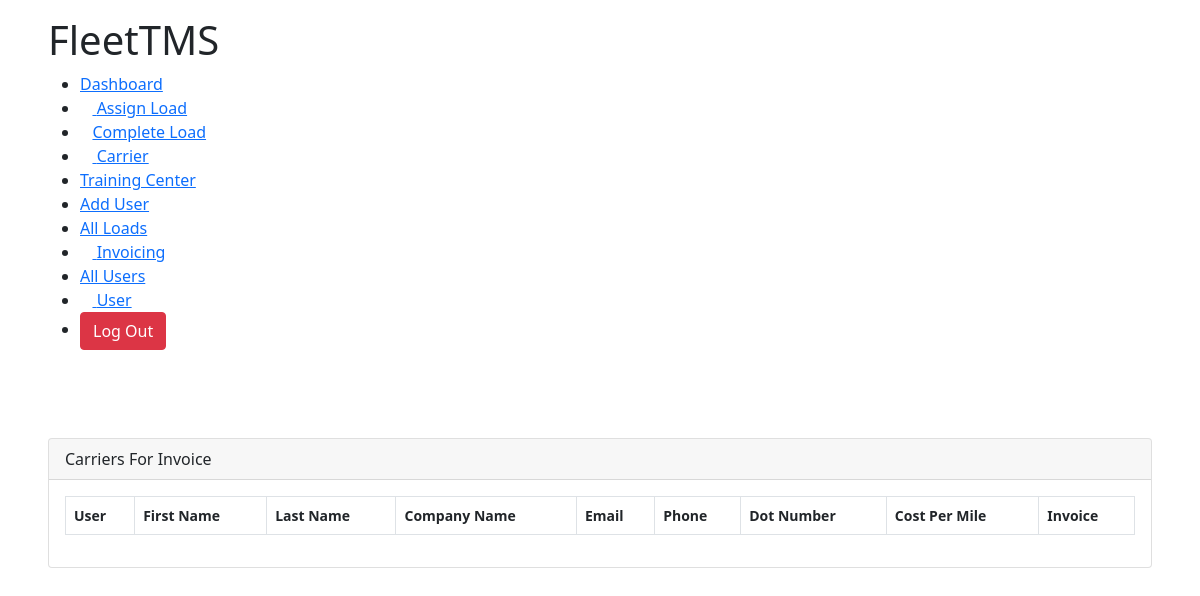
The page /all_invoice (signed in) on the database as committed earlier.
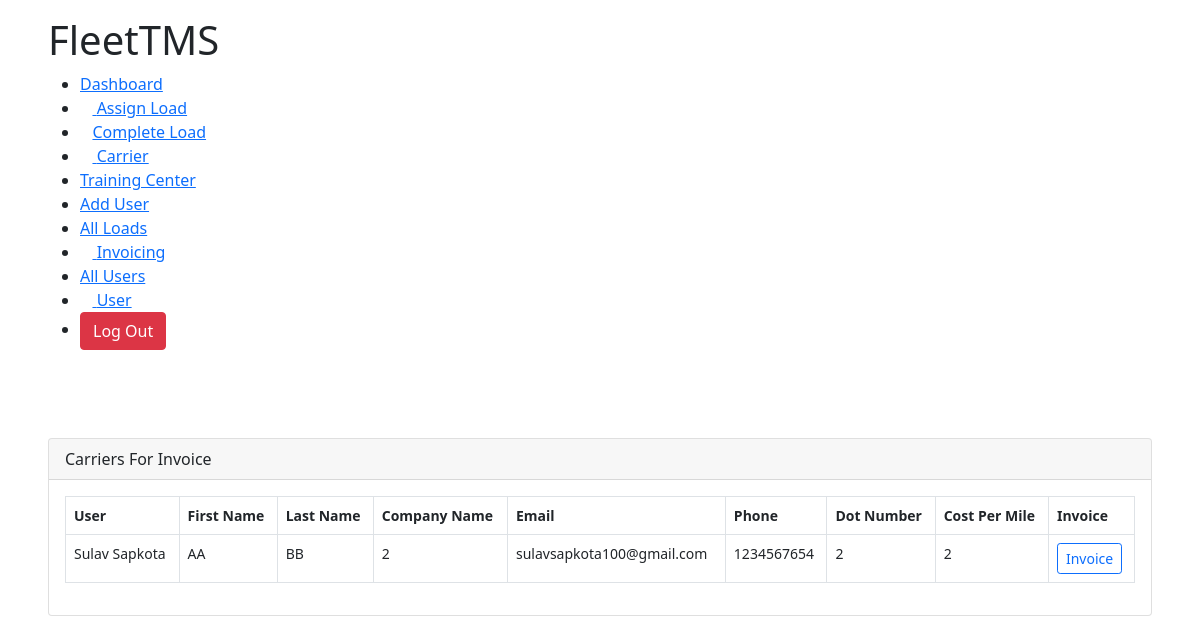
The same page on the database as committed later.
### TMSTruck/models.py (models this page shows, shortened)
class Carrier(models.Model):
	user					= models.ForeignKey(Account,on_delete=models.CASCADE,null=True,blank=True)
	firstName 				= models.CharField(max_length=100,null=True)
	lastName				= models.CharField(max_length=100,null=True)
	company 				= models.CharField(max_length=100,null=True)
	email					= models.EmailField(max_length=100,null=True)
	phone					= models.IntegerField(null=True)
	mc_number 				= models.IntegerField(null=True)
	dot_number				= models.IntegerField(null=True)
	factoring_phone			= models.IntegerField(null=True)
	willing_states			= models.TextField(max_length=1000,null=True)
	carrier_status			= models.CharField(max_length=100,null=True)
	factoring_company		= models.CharField(max_length=100,null=True)
	mc_upload		 		= models.FileField(upload_to=carrierMcFiles,null=True)
	costPerMile				= models.IntegerField(null=True)

class Account(models.Model):
	user 					= models.OneToOneField(User, on_delete=models.CASCADE)
	choices 				= [('ACTIVE','ACTIVE'),('INACTIVE','INACTIVE')]
	Email					= models.EmailField(max_length=100,null=True)
	firstName    			= models.CharField(max_length=100,null=True)
	lastName 				= models.CharField(max_length=100,null=True)
	commissionRate 			= models.IntegerField(null=True)
	address 				= models.CharField(max_length=100,null=True)
	city 					= models.CharField(max_length=100,null=True)
	state 					= models.CharField(max_length=100,null=True)
	zipCode 				= models.IntegerField(null=True)
	Phone 					= models.IntegerField(null=True)
	userStatus 				= models.CharField(max_length=100,choices=choices,default='ACTIVE')
	enrolledCarriers 		= models.TextField(null=True,max_length=3000)
	ndaNca 					= models.FileField(upload_to='Users NDA NCA W9 Files/ndas')
	w9_upload				= models.FileField(upload_to=w9UploadFile,null=True)

### TMSTruck/decorators.py (the view)
        def wrapper(request, *args, **kwargs):
            group = None
            if request.user.groups.exists():
                group = request.user.groups.all()[0].name
            if group in allowed_roles:
                return view_func(request, *args, **kwargs)
            elif group == 'Trainee':
                return redirect("user")
            else:
                return HttpResponse("You are not authorized to visit this page. ")

### TMSTruck/views.py (called while the page is built)
@login_required(login_url="login")
@customRoles(allowed_roles=['Admin','Accounting'])
def all_invoice(request):
	ac = Account.objects.get(user=request.user)
	carrier = Carrier.objects.all()
	ca = carrier.values()
	template = 'TMSTruck/carrier/all_invoice.html'
	carrierList = [car for car in carrier]
	all_loads = AssignLoad.objects.filter(user=ac)
	group = request.user.groups.all()[0].name
	print(ca)
	context = {
		'carriers':carrier,
		'group':group,
	}
	return render(request,template,context)

### TMSTruck/templates/TMSTruck/carrier/all_invoice.html (shortened to what this page needs)
{% extends 'TMSTruck/base.html' %}
{% load static %}
{% block content %}
<!DOCTYPE html>
<html lang="en">
<head>
    <link rel="stylesheet" href="{% static 'css/dashboard.css' %}">
</head>
<body>
    <div class="main-body">
        {% if group == 'Accounting' %}
        {% include 'TMSTruck/navbars/accounting_navbar.html' %}
        {% elif group == 'Admin' %}
        {% include 'TMSTruck/navbars/admin_navbar.html' %}
        {% elif group == 'Hiring Manager' %}
        {% include 'TMSTruck/navbars/hiring_manager_navbar.html' %}
        {% elif group == 'Logistics Manager' %}
        {% include 'TMSTruck/navbars/logistics_manager.html' %}
        {% endif %}<br><br>
        <div class="row">
            <div class="col-md-12">
                <div class="card">
                    <div class="card-header">Carriers For Invoice</div>
                    <div class="card-body">
                        <table class="table table-bordered">
                            <thead>
                                <tr>
                                    <th scope="col">User</th>
                                    <th scope="col">First Name</th>
                                    <th scope="col">Last Name</th>
                                    <th scope="col">Company Name</th>
                                    <th scope="col">Email</th>
                                    <th scope="col">Phone</th>
                                    <th scope="col">Dot Number</th>
                                    <th scope="col">Cost Per Mile</th>
                                    <th scope="col">Invoice</th>
                                </tr>
                            </thead>
                            <tbody>
                                {% for carrier in carriers %}
                                <tr>
                                    <td>{{carrier.user.firstName}} {{carrier.user.lastName}}</td>
                                    <td>{{carrier.firstName}}</td>
                                    <td>{{carrier.lastName}}</a></td>
                                    <td>{{carrier.company}}</td>
                                    <td>{{carrier.email}}</td>
                                    <td>{{carrier.phone}}</td>
                                    <td>{{carrier.dot_number}}</td>
                                    <td>{{carrier.costPerMile}}</td>
                                    <td><a href="{% url 'invoice' carrier.id %}"><button class="btn btn-outline-primary btn-sm">Invoice</button></a></td>
                                </tr>
                                {% endfor %}
                            </tbody>
                        </table>
                    </div>
                </div>
            </div>
        </div>
    </div>
</body>
</html>
{% endblock %}

Rows that differ between the two databases and show on the page:
added Carrier: user.firstName "Sulav", user.lastName "Sapkota", firstName "AA", lastName "BB", company "2", email "sulavsapkota100@gmail.com", phone "1234567654", dot_number "2", costPerMile "2"
